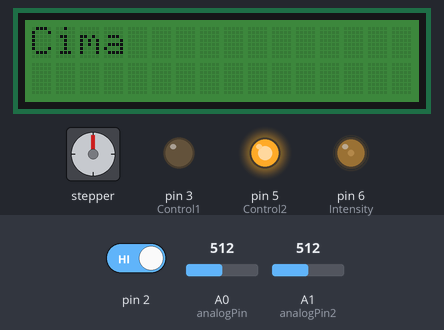
Simulated run of this sketch. Board: Arduino Uno, built with avr-gcc and run on an emulated ATmega328P. On the bench: 16×2 character LCD, stepper motor, output pins drawn as LEDs (lit = HIGH). The test bench sets the inputs (shaded band); at power-on: pin 2 HIGH, A1 (analogPin2) = 512, A0 (analogPin) = 512. Stepper angles assume 100 steps per turn.

Above: at 1.2 s.
1.3 s: pin 2 driven LOW
At 3.5 s:
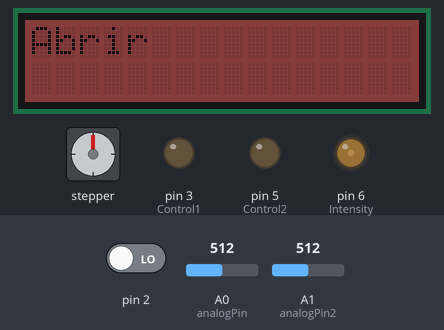
3.8 s: A1 (analogPin2) set to 163
At 4.32 s:
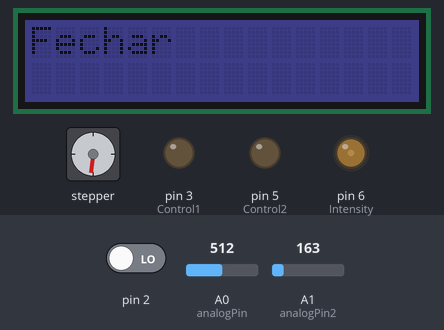
5.9 s: A1 (analogPin2) set to 148
At 7.4 s:
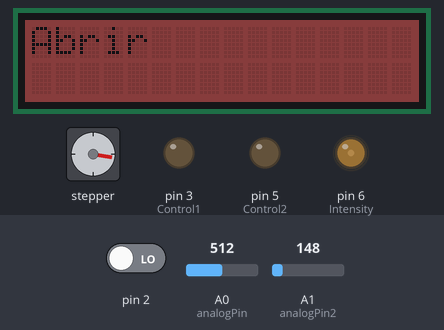
7.7 s: A1 (analogPin2) set to 1023
At 7.92 s:
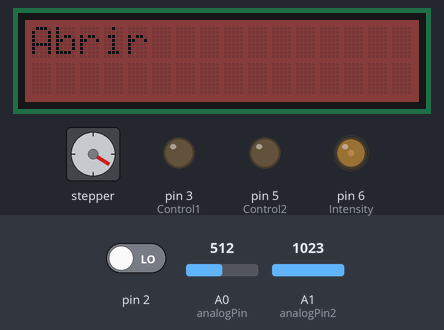
10.5 s: A1 (analogPin2) set to 990
At 11.4 s:
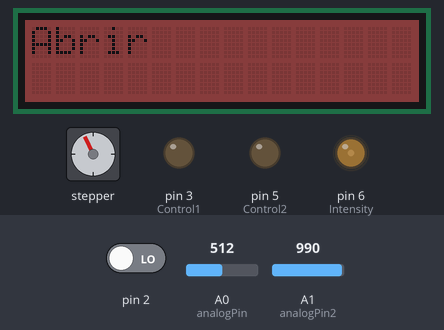
12.3 s: A1 (analogPin2) set to 982
At 12.51 s:
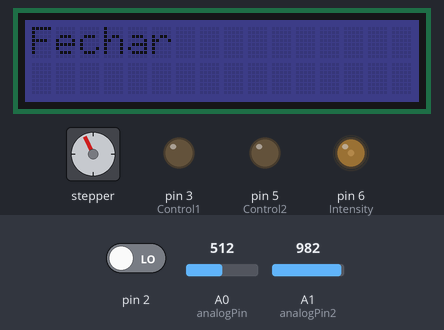
Timing chart, 0 to 15.1 s (numbered marks = the images above; inputs shaded):
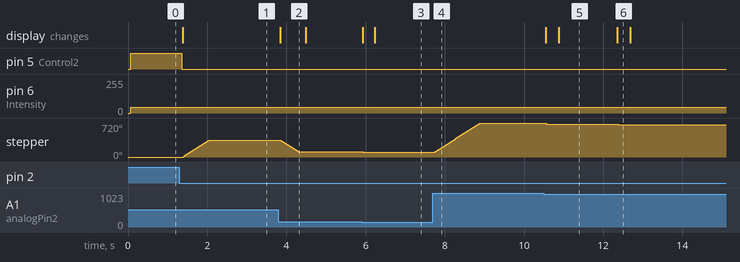

Measured:
- the behaviour switches between 149 and 148 on A1 (analogPin2) (found by bisection; images 2 and 3)
- the behaviour switches between 983 and 982 on A1 (analogPin2) (found by bisection; images 5 and 6)
- after the input at 1.3 s, pin 5 (Control2): HIGH → LOW after 0.06 s; stepper: turns 360° clockwise in 0.68 s, starting after 0.09 s; the display: changes after 0.08 s (image 1)
- after the input at 3.8 s, stepper: turns 249° counter-clockwise in 0.44 s, starting after 0.06 s; the display: changes after 0.05 s (image 2)
- after the input at 5.9 s, stepper: turns 11° counter-clockwise, starting at once; the display: first changes at once (image 3 shows a later state)
- after the input at 7.7 s, stepper: turns 620° clockwise in 1.2 s, starting after 0.05 s
- after the input at 10.5 s, stepper: turns 26° counter-clockwise, starting after 0.06 s; the display: first changes after 0.05 s (image 5 shows a later state)

The sketch:

Projeto_Mic.ino
```cpp
#include <Stepper.h>
#define STEPS 100
#include <Wire.h>
#include "rgb_lcd.h"

rgb_lcd lcd;


int analogPin3 = 3; //Sensor de LUZ
int analogPin2 = 1; // Potenciometro1
int analogPin = 0;//Potenciometro 2

int Control1 = 3;// HBridge 1
int Control2 = 5;//HBridge 2
int Intensity = 6;//PWM HBridge

volatile int inter = 0;//variavel de interrupcao

Stepper stepper(STEPS, 10, 9, 11, 12);//Stepper

String baixo = "Baixo                   ";
String cima = "Cima                         ";
String abrir = "Abrir                   ";
String fechar = "Fechar                       ";
String automa = "Automatico                       ";


//Variaveis Usadas no controle do motor de passo
int val4 = 0;
int val =0;
int val2 = 0;
int val3 = 0;
int previous = 0;

void setup() {
  pinMode(Control1, OUTPUT);
  pinMode(Control2, OUTPUT);
  pinMode(Intensity, OUTPUT);
  stepper.setSpeed(90);
  attachInterrupt(0,Interromper,FALLING);
  lcd.begin(16, 2);
}

void Interromper(){ //Interrupção que alterna entre os modos 1, 2 e 3

  if(inter == 0){
    inter =1;}
    else{
      if(inter == 1){
      inter = 2;
      }
       else{
    if(inter == 2){inter = 0;}
       }
           }

  }

void loop() {
   //Modo 1 - Altura da persiana
   while(inter == 0){
     val = analogRead(analogPin);
     if(val < 611){
       val2= map(val, 0,611,255,0);
   	   digitalWrite(Control2, HIGH);
  	    digitalWrite(Control1, LOW);
       analogWrite(Intensity,val2);
       lcd.clear();
       lcd.setRGB(0, 100, 0);
       lcd.print(cima);
       delay(100);
     }
     else{
       val2= map(val,611,1023,0,255);
       digitalWrite(Control2, LOW);
       digitalWrite(Control1, HIGH);
       analogWrite(Intensity,val2);
       lcd.clear();
       lcd.setRGB(0, 0, 100);
       lcd.print(baixo);
       delay(100);
     }
   }

   //Modo 2 - Abertura da persiana
   while(inter == 1){
     digitalWrite(Control2, LOW);
     digitalWrite(Control1, LOW);
     val3 = analogRead(analogPin2);
     val4 = map(val3,0,1023,0,200);
     val2 = val4- previous;
     if(val2 >= 0){
       lcd.clear();
       lcd.setRGB(100, 0, 0);
       lcd.print(abrir);
     }
     else{
       lcd.clear();
       lcd.setRGB(0, 0, 100);
       lcd.print(fechar);
     }
     delay(10);
     stepper.step(val4- previous);
     previous = val4;


   }

   //Modo 3 - Automático
   while(inter == 2){
     digitalWrite(Control2, LOW);
     digitalWrite(Control1, LOW);
     lcd.clear();
     lcd.setRGB(100, 100, 100);
     lcd.print(automa);
     val4 = analogRead(analogPin3); //Leitura do valor do sensor de luminosidade
     val3 = map(val4, 0 ,781, 0, 200);
     stepper.step(val3- previous);
     previous = val3;
     delay(1000);
   }

}
```
